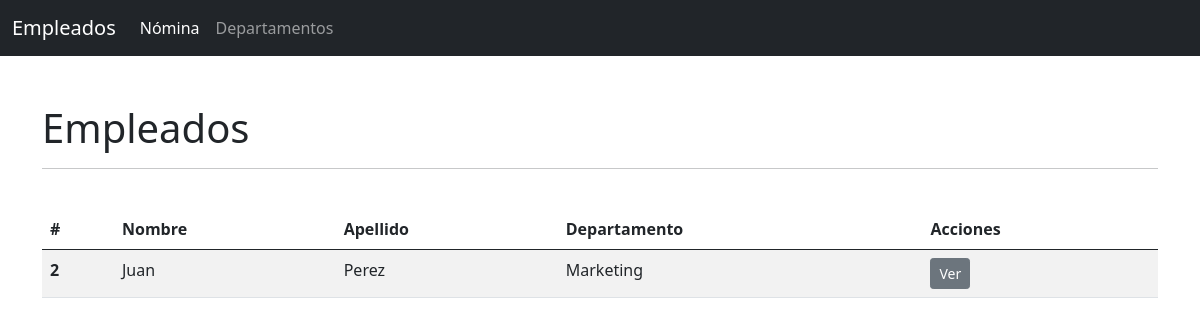
/listar-empleados-departamento/MKT, run on the app's committed database.
### applications/persona/models.py (models this page shows, shortened)
class Empleado(models.Model):
    JOB_CHOICES = (
        ('0', 'Contador'),
        ('1', 'Administrador'),
        ('2', 'Informatico'),
        ('3', 'Economista'),
        ('4', 'Otro'),
    )
    first_name = models.CharField('Nombre', max_length=100)
    last_name = models.CharField('Apellido', max_length=100)
    fecha_nacimiento = models.DateField('Nacimiento')
    job = models.CharField('Puesto', max_length=50, choices=JOB_CHOICES)
    departamento = models.ForeignKey(Departamento, on_delete=models.CASCADE)
    habilidades = models.ManyToManyField(Habilidades)
    resumen = RichTextField()
    avatar = models.ImageField(upload_to='empleado', blank=True, null=True)

### applications/departamento/models.py (models this page shows)
class Departamento(models.Model):
    name = models.CharField('Nombre', max_length=50)
    short_name = models.CharField('Nombre Corto', max_length=20, unique=True)
    habilitado = models.BooleanField('Habilitado', default=True)
    class Meta:
        verbose_name = "Departamanto"
        verbose_name_plural = "Departamentos"
        ordering = ['name']
        unique_together = ('name', 'short_name')
    def __str__(self):
        return self.name

### applications/persona/views.py (the view)
class ListEmpleadosByDepartamento(ListView):
    template_name = 'persona/list-by-departamento.html'
    paginate_by = 4
    ordering = 'first_name'
    context_object_name = 'empleados'
    def get_queryset(self):
        departamento = self.kwargs['short_name']
        lista = Empleado.objects.filter(departamento__short_name=departamento.upper())
        return lista

### templates/persona/list-by-departamento.html (shortened to what this page needs)
{% extends 'base.html' %}
{% block content %}
    {% include "includes/header.html" %}
    <div class="container">
        <div class="row mt-5">
            <div class="col-12">
                <h1 class="mb-3">Empleados</h1>
                <hr>
            </div>
        </div>
        <div class="row">
            <div class="col-12 table-responsive">
                <table class="table table-striped mt-4">
                <thead>
                    <tr>
                        <th scope="col">#</th>
                        <th scope="col">Nombre</th>
                        <th scope="col">Apellido</th>
                        <th scope="col">Departamento</th>
                        <th scope="col">Acciones</th>
                    </tr>
                </thead>
                <tbody>
                    {% for e in empleados %}
                        <tr>
                            <th scope="row">{{ e.id }}</th>
                            <td>{{ e.first_name }}</td>
                            <td>{{ e.last_name }}</td>
                            <td>{{ e.departamento }}</td>
                            <td><a href="{% url 'persona_app:empleado_detail' e.id %}" class="btn btn-sm btn-secondary">Ver</a></td>
                        </tr>
                    {% endfor %}
                </tbody>
            </table>
            </div>
        </div>
    </div>
{% endblock content %}

### data on the page
Empleado: id "2", first_name "Juan", last_name "Perez", departamento "Marketing"
